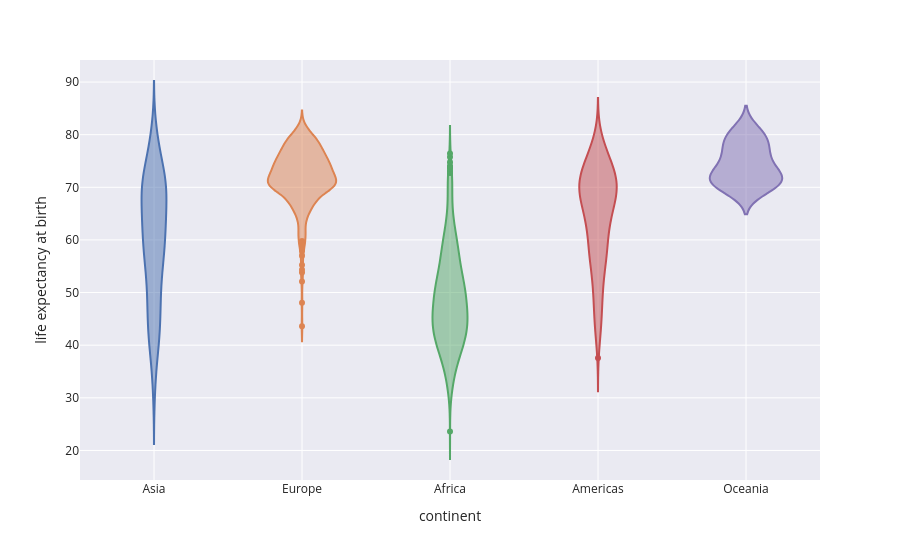

Here is the notebook cell this chart was saved with:
### Code cell
px.violin(
    gapminder,
    x="continent",
    y="lifeExp",
    color="continent",
    labels={"lifeExp": "life expectancy at birth"},
).update_layout(showlegend=False)

### Figure 1 — Plotly figure (JSON) as saved in the notebook; plotly's stock layout.template omitted (floating-point values rounded to 4 significant figures; data arrays with more than 128 entries replaced by an {"elided": "..."} marker saying what was removed)
{"data": [{"alignmentgroup": "True", "box": {"visible": false}, "hovertemplate": "continent=%{x}<br>life expectancy at birth=%{y}<extra></extra>", "legendgroup": "Asia", "marker": {"color": "rgb(76,114,176)"}, "name": "Asia", "offsetgroup": "Asia", "orientation": "v", "scalegroup": "True", "showlegend": true, "type": "violin", "x": {"elided": "396 str values"}, "x0": " ", "xaxis": "x", "y": {"elided": "396 float values"}, "y0": " ", "yaxis": "y"}, {"alignmentgroup": "True", "box": {"visible": false}, "hovertemplate": "continent=%{x}<br>life expectancy at birth=%{y}<extra></extra>", "legendgroup": "Europe", "marker": {"color": "rgb(221,132,82)"}, "name": "Europe", "offsetgroup": "Europe", "orientation": "v", "scalegroup": "True", "showlegend": true, "type": "violin", "x": {"elided": "360 str values"}, "x0": " ", "xaxis": "x", "y": {"elided": "360 float values"}, "y0": " ", "yaxis": "y"}, {"alignmentgroup": "True", "box": {"visible": false}, "hovertemplate": "continent=%{x}<br>life expectancy at birth=%{y}<extra></extra>", "legendgroup": "Africa", "marker": {"color": "rgb(85,168,104)"}, "name": "Africa", "offsetgroup": "Africa", "orientation": "v", "scalegroup": "True", "showlegend": true, "type": "violin", "x": {"elided": "624 str values"}, "x0": " ", "xaxis": "x", "y": {"elided": "624 float values"}, "y0": " ", "yaxis": "y"}, {"alignmentgroup": "True", "box": {"visible": false}, "hovertemplate": "continent=%{x}<br>life expectancy at birth=%{y}<extra></extra>", "legendgroup": "Americas", "marker": {"color": "rgb(196,78,82)"}, "name": "Americas", "offsetgroup": "Americas", "orientation": "v", "scalegroup": "True", "showlegend": true, "type": "violin", "x": {"elided": "300 str values"}, "x0": " ", "xaxis": "x", "y": {"elided": "300 float values"}, "y0": " ", "yaxis": "y"}, {"alignmentgroup": "True", "box": {"visible": false}, "hovertemplate": "continent=%{x}<br>life expectancy at birth=%{y}<extra></extra>", "legendgroup": "Oceania", "marker": {"color": "rgb(129,114,179)"}, "name": "Oceania", "offsetgroup": "Oceania", "orientation": "v", "scalegroup": "True", "showlegend": true, "type": "violin", "x": ["Oceania", "Oceania", "Oceania", "Oceania", "Oceania", "Oceania", "Oceania", "Oceania", "Oceania", "Oceania", "Oceania", "Oceania", "Oceania", "Oceania", "Oceania", "Oceania", "Oceania", "Oceania", "Oceania", "Oceania", "Oceania", "Oceania", "Oceania", "Oceania"], "x0": " ", "xaxis": "x", "y": [69.12, 70.33, 70.93, 71.1, 71.93, 73.49, 74.74, 76.32, 77.56, 78.83, 80.37, 81.23, 69.39, 70.26, 71.24, 71.52, 71.89, 72.22, 73.84, 74.32, 76.33, 77.55, 79.11, 80.2], "y0": " ", "yaxis": "y"}], "layout": {"legend": {"title": {"text": "continent"}, "tracegroupgap": 0}, "margin": {"t": 60}, "showlegend": false, "violinmode": "overlay", "xaxis": {"anchor": "y", "categoryarray": ["Asia", "Europe", "Africa", "Americas", "Oceania"], "categoryorder": "array", "domain": [0, 1], "title": {"text": "continent"}}, "yaxis": {"anchor": "x", "domain": [0, 1], "title": {"text": "life expectancy at birth"}}}}
